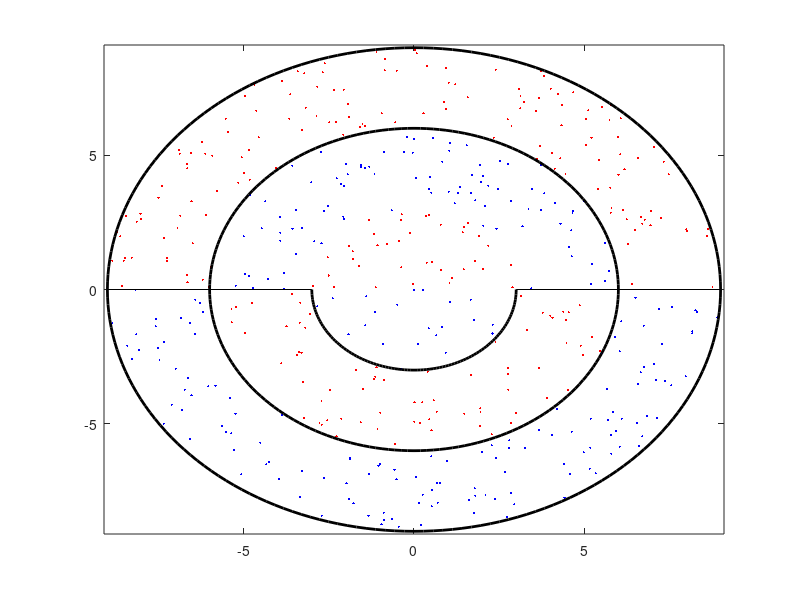

Write the MATLAB code that produced this figure.
clc;
close all;
clear all;

N = 1000;

r1 = 3;
r2 = 6;
r3 = 9;

inexA = [];

outexA = [];

for i = 1:1.5*N
    
    inex = (2*rand(2,1)-1)*r3;
    
    d = norm(inex);
    
    if  (d <= r3)
        
        inexA = [inexA inex];
        
        if ( (d< r1) && inex(2)>0 ) || ( (d< r2) && (d>r1) &&  inex(2)<0 ) || ( (d > r2) && inex(2)>0 ) 
                      
            outex = 1;
        else
            outex = -1;
        end;
        
        outexA = [outexA outex];
        
    end;
    
end;

seq = [inexA;outexA];

seq(:,N+1:end) = [];

save ('C:\Haran\Research\NN\Code_NN\Ch15_Haykin\Data\seq', 'seq');

%==========================================================================
%plot results
%==========================================================================

for i=1:N/2
    if seq(3,i) == 1
        plot(seq(1,i),seq(2,i),'.r','markersize',5);
    else
        plot(seq(1,i),seq(2,i),'.b','markersize',5);
    end;
    hold on;
end;

t = [pi : 2*pi/200 : 2*pi];
x = r1*[cos(t); sin(t)];
plot(x(1,:), x(2,:),'k','linewidth',2);

t = [0 : 2*pi/200 : 2*pi];
x = r2*[cos(t); sin(t)];
plot(x(1,:), x(2,:),'k','linewidth',2);

x = r3*[cos(t); sin(t)];
plot(x(1,:), x(2,:),'k','linewidth',2);

line([-r3,-r1],[0,0],'color','black'); line([r1,r3],[0,0],'color','black');
axis([-9.1 9.1 -9.1 9.1]);

hold off;
